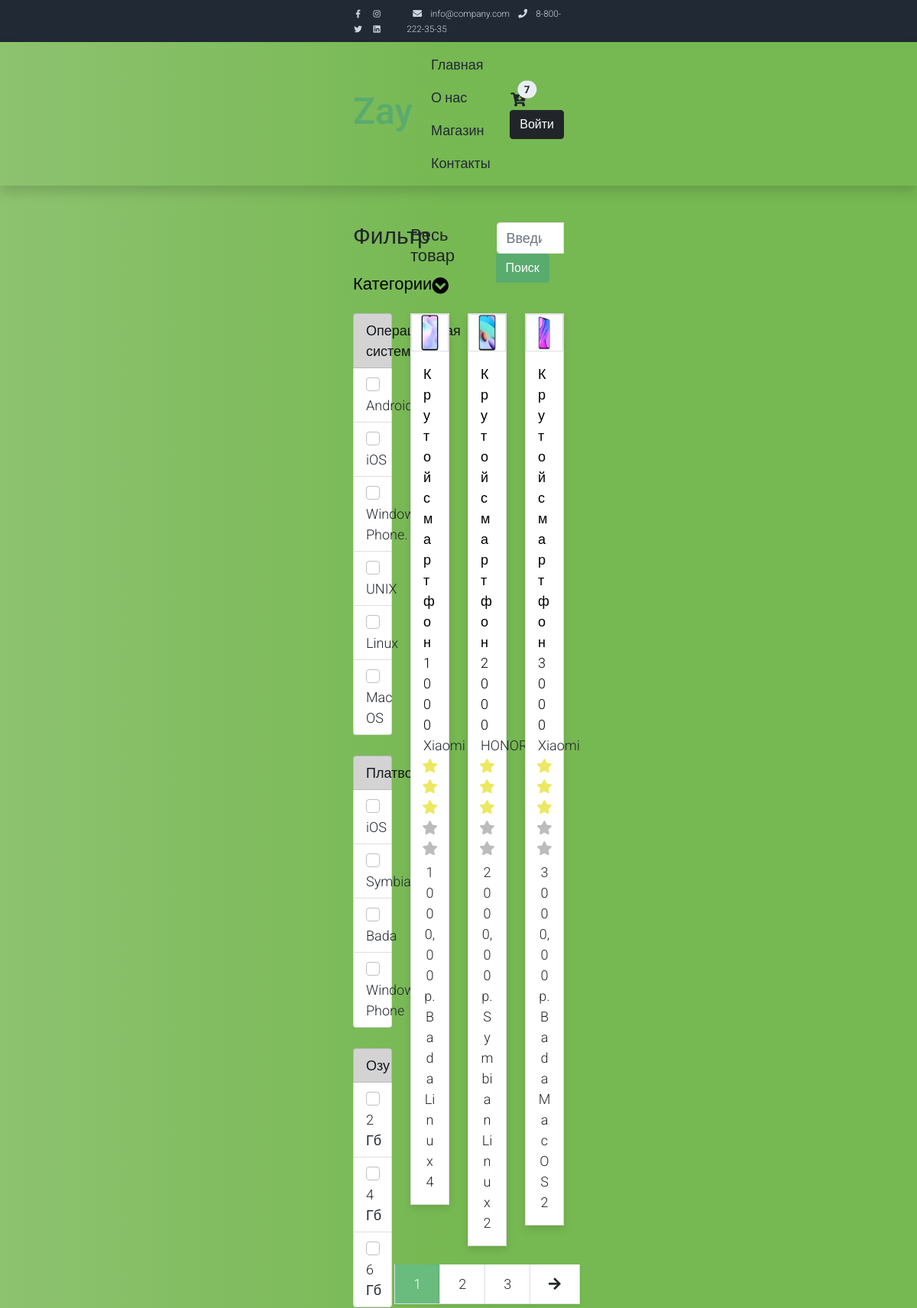
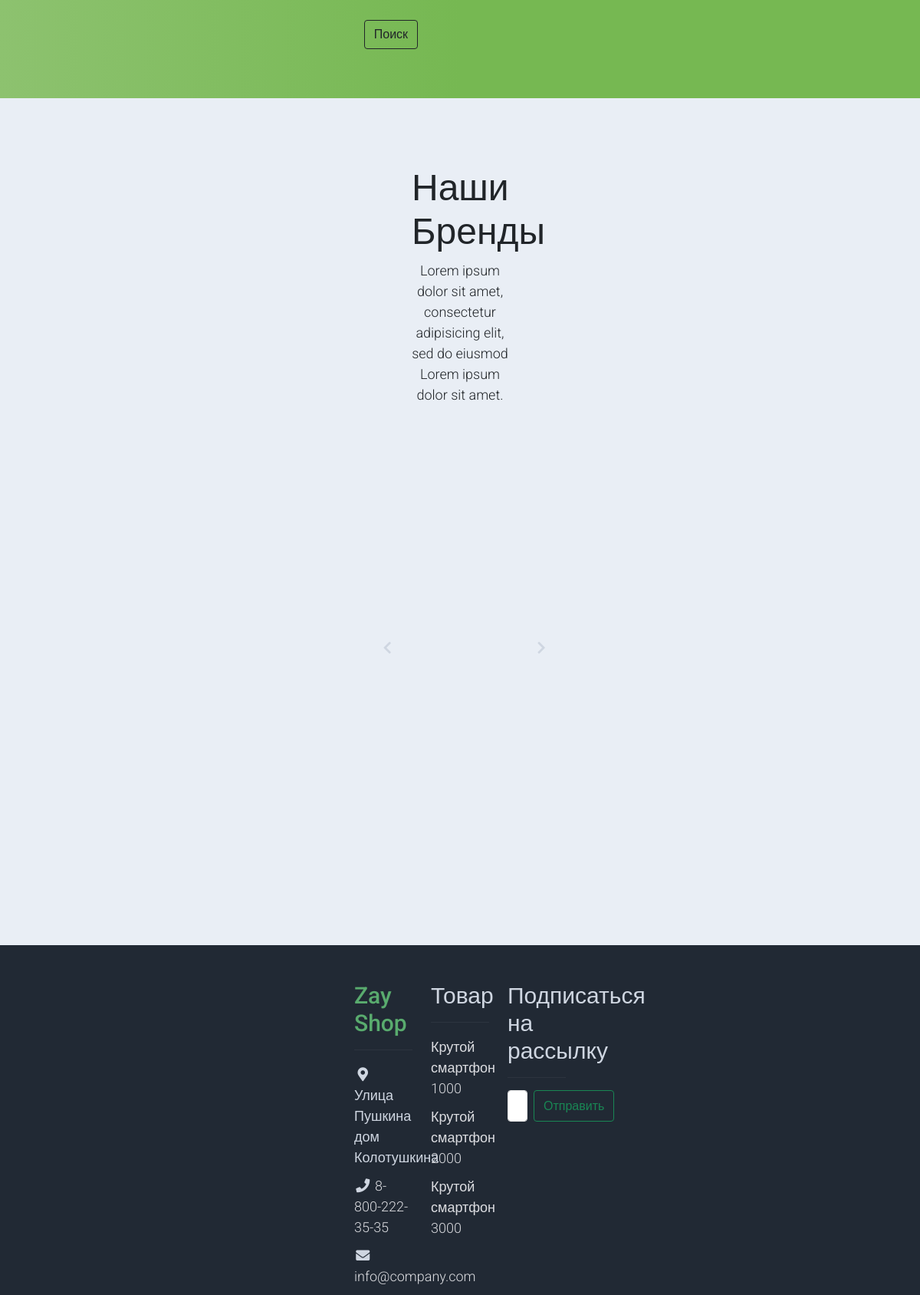
The app's page /shop/ (upper part) with its own data (2 pictures, top to bottom).
### shop/models.py (models this page shows, shortened)
class OperatingSystems(models.Model):
    name = models.CharField('Название', max_length=50)
    def __str__(self):
        return self.name
    class Meta:
        verbose_name = 'Операционная система'
        verbose_name_plural = 'Операционные системы'

class Platform(models.Model):
    name = models.CharField('Название', max_length=50)
    def __str__(self):
        return self.name
    class Meta:
        verbose_name = 'Платформа'
        verbose_name_plural = 'Платформы'

class Ram(models.Model):
    count = models.IntegerField('Оперативная память')
    def __str__(self) -> str:
        return f'{self.count}'
    class Meta:
        verbose_name = 'Озу'
        verbose_name_plural = 'Озу'

class Product(models.Model):
    category = models.ForeignKey(
        Category, related_name='products',
        on_delete=models.CASCADE, verbose_name='Категория'
    )
    name = models.CharField('Название', max_length=200, db_index=True)
    slug = models.SlugField('Юрл', max_length=200, db_index=True)
    image = models.ImageField('Изображение', upload_to='products/%Y/%m/%d')
    description = models.TextField('Описание продукта', blank=True)
    price = models.DecimalField('Цена', max_digits=10, decimal_places=2)
    stock = models.PositiveIntegerField('Остаток продукта')
    available = models.BooleanField('Наличие в ассортименте', default=True)
    created = models.DateTimeField('Дата создания', auto_now_add=True)
    updated = models.DateTimeField('Дата обновления', auto_now=True)
    model = models.CharField('Модель', max_length=100, db_index=True)
    manufacturer = models.ForeignKey(
        Brand, max_length=100,
        default=None,
        verbose_name='Производитель',
        on_delete=models.SET_NULL,
        null=True
    )
    os = models.ManyToManyField(
        OperatingSystems, verbose_name='Операционная система', blank=True
    )
    platform = models.ManyToManyField(
        Platform, verbose_name='Платформа', blank=True
    )
    ram = models.ManyToManyField(Ram, verbose_name='Озу', blank=True)
    def get_absolute_url(self):
        return reverse('post_detail', kwargs={'product_slug': self.slug})
    class Meta:
        verbose_name = 'Продукт'
        verbose_name_plural = 'Продукты'
        ordering = ('name',)
        index_together = (('id', 'slug'),)

class Brand(models.Model):
    name = models.CharField('Название', max_length=100)
    image = models.ImageField(
        'Изображение', upload_to='brand/%Y/%m/%d', blank=True
    )
    class Meta:
        verbose_name = 'Бренд'
        verbose_name_plural = 'Бренд'
    def __str__(self):
        return self.name

### shop/views.py (the view)
# urls.py: path('shop/', views.ProductViev.as_view(), name='shop'),
class ProductViev(DataMixin):
    def get_queryset(self):
        return Product.objects.filter(available=True)

### shop/models.py (called while the page is built)
    def get_absolute_url(self):
        return reverse('category', kwargs={'category_slug': self.slug})

### shop/utils.py (called while the page is built)
    def get_context_data(self, **kwargs):
        context = super().get_context_data(**kwargs)
        context['categories'] = Category.objects.all()
        context['brands'] = Brand.objects.all()
        context['operativ'] = OperatingSystems.objects.all()
        context['platforms'] = Platform.objects.all()
        context['ram'] = Ram.objects.all()
        search_by = self.request.GET.get('query')
        if search_by:
            context['products'] = Product.objects.filter(
                name__icontains=search_by
                )
        return context

### shop/templates/shop/shop.html (shortened to what this page needs)
{% extends 'base.html' %}
    {% block content %}
        <div class="container py-5">
            <div class="row">
                <div class="col-lg-3">
                    <h1 class="h2 pb-4">Фильтр</h1>
                    <ul class="list-unstyled templatemo-accordion">
                        <li class="pb-3">
                            <a class="collapsed d-flex justify-content-between h3 text-decoration-none"
                               href="#">
                                Категории
                                <i class="pull-right fa fa-fw fa-chevron-circle-down mt-1"></i>
                            </a>
                        </li>
                        <form action="{% url 'filter' %}" method='get'>
                            <ul class="list-group">
                                <li class="list-group-item list-group-item-action list-group-item-dark">Операционная система</li>
                                {% for oper in operativ %}
                                <li class="list-group-item">
                                    <input class="form-check-input me-1" type="checkbox" name='operativ' value="{{ oper.id }}">
                                    {{ oper }}
                                </li>
                                {% endfor %}
                            </ul>
                            <br>
                            <ul class="list-group">
                                <li class="list-group-item list-group-item-action list-group-item-dark">Платворма</li>
                                {% for platform in platforms %}
                                <li class="list-group-item">
                                    <input class="form-check-input me-1" type="checkbox" name='platform' value="{{ platform.id }}">
                                    {{ platform }}
                                </li>
                                {% endfor %}
                            </ul>
                            <br>
                            <ul class="list-group">
                                <li class="list-group-item list-group-item-action list-group-item-dark">Озу</li>
                                {% for ra in ram %}
                                <li class="list-group-item">
                                    <input class="form-check-input me-1" type="checkbox" name='ram' value="{{ ra.id }}">
                                    {{ ra }} Гб
                                </li>
                                {% endfor %}
                            </ul>
                            <br>
                            <div class="d-grid gap-2 col-6 mx-auto">
                                <button type="submit" class="btn btn-outline-dark">Поиск</button>
                            </div>
                     </ul>
                </div>
                <div class="col-lg-9">
                    <div class="row">
                        <div class="col-md-6">
                            <ul class="list-inline shop-top-menu pb-3 pt-1">
                                <li class="list-inline-item">
                                    <a class="h3 text-dark text-decoration-none mr-3"
                                       href="{% url 'shop' %}">Весь товар</a>
                                </li>
                            </ul>
                        </div>
                        <div class="col-md-6 pb-4">
                            <form action="" method="get">
                            <div class="d-flex">
                                <div class="input-group mb-3">
                                    <input name="query" type="search" class="form-control" placeholder="Введите название товара" >
                                    <button class="btn btn-success" type="submit" id="button-addon2">Поиск</button>
                                </div>
                            </div>
                        </form>
                        </div>
                    </div>
                    <div class="row">
                        {% for product in products %}
                            <div class="col-md-4">
                                <div class="card mb-4 product-wap rounded-0">
                                    <div class="card rounded-0">
                                        {% if product.image %}
                                        <img class="card-img rounded-0 img-fluid" src="{{ product.image.url }}">
                                        {% endif %}
                                    </div>
                                    <div class="card-body">
                                        <a href="{{ product.get_absolute_url }}" class="h3 text-decoration-none">{{ product.name }}</a>
                                        <ul class="w-100 list-unstyled d-flex justify-content-between mb-0">
                                            <li>{{ product.manufacturer }}</li>
                                        </ul>
                                        <ul class="list-unstyled d-flex justify-content-center mb-1">
                                            <li>
                                                <i class="text-warning fa fa-star"></i>
                                                <i class="text-warning fa fa-star"></i>
                                                <i class="text-warning fa fa-star"></i>
                                                <i class="text-muted fa fa-star"></i>
                                                <i class="text-muted fa fa-star"></i>
                                            </li>
                                        </ul>
                                        <p class="text-center mb-0">
                                            {{ product.price }}p.
                                        </p>
                                        <p class="text-center mb-0">
                                            {{ product.platform.first }}
                                        </p>
                                        <p class="text-center mb-0">
                                            {{ product.os.first }}
                                        </p>
                                        <p class="text-center mb-0">
                                            {{ product.ram.first }}
                                        </p>
                                    </div>
                                </div>
                            </div>
                        {% endfor %}
                    </div>
                    {% if page_obj.has_other_pages %}
                    <nav aria-label="...">
                        <ul class="pagination pagination-lg justify-content-center">
                            {% for p in page_obj.paginator.page_range %}
                                {% if page_obj.number == p %}
                                    <li class="page-item disabled" aria-current="page">
                                        <a class="page-link active rounded-0 mr-3 shadow-sm border-top-0 border-left-0" href="?page={{p}}">{{p}}</a>
                                    </li>
                                {% elif p > page_obj.number|add:-3 and p < page_obj.number|add:3 %}
                                    <li class="page-item">
                                        <a class="page-link rounded-0 mr-3 shadow-sm border-top-0 border-left-0 text-dark" href="?page={{p}}">{{p}}</a>
                                    </li>
                                {% endif %}
                            {% endfor %}
                            {% if page_obj.has_next %}
                            <li class="page-item">
                                <a class="page-link rounded-0 mr-3 shadow-sm border-top-0 border-left-0 text-dark" href="?page={{ page_obj.next_page_number }}"><i class="fa fa-arrow-right" aria-hidden="true"></i>
                                </a>
                            </li>
                            {% endif %}
                        </ul>
                    </nav>
                    {% endif %}
                </div>
            </div>
        </div>
        {% include 'inc/_section.html' %}
    {% endblock %}

### templates/inc/_footer.html (shortened to what this page needs)
<footer class="bg-dark" id="tempaltemo_footer">
    <div class="container">
        <div class="row">
            <div class="col-md-4 pt-5">
                <h2 class="h2 text-success border-bottom pb-3 border-light logo">Zay Shop</h2>
                <ul class="list-unstyled text-light footer-link-list">
                    <li>
                        <i class="fas fa-map-marker-alt fa-fw"></i>
                        Улица Пушкина дом Колотушкина
                    </li>
                    <li>
                        <i class="fa fa-phone fa-fw"></i>
                        <a class="text-decoration-none" href="tel:8-800-222-35-35">8-800-222-35-35</a>
                    </li>
                    <li>
                        <i class="fa fa-envelope fa-fw"></i>
                        <a class="text-decoration-none" href="mailto:info@company.com">info@company.com</a>
                    </li>
                </ul>
            </div>
            <div class="col-md-4 pt-5">
                <h2 class="h2 text-light border-bottom pb-3 border-light">Товар</h2>
                <ul class="list-unstyled text-light footer-link-list">
                    {% for prod in products %}
                    <li><a class="text-decoration-none" href="#">{{ prod.name }}</a></li>
                    {% endfor %}
                </ul>
            </div>
            <div class="col-md-4 pt-5">
            <h2 class="h2 text-light border-bottom pb-3 border-light">Подписаться на рассылку</h2>
                <ul class="list-unstyled text-light footer-link-list">
                    <nav class="navbar navbar-dark bg-dark">
                        <form class="d-flex" action="#">
                            <input class="form-control me-2" type="search" placeholder="Email" aria-label="Search">
                            <button class="btn btn-outline-success" type="submit">Отправить</button>
                        </form>
                    </nav>
                </ul>
            </div>
        </div>
    </div>
</footer>

### shop/static/css/templatemo.css (style rules this page uses)
body, ul, li, p, a, label, input, div { font-family: 'Roboto', sans-serif; font-size: 18px !important; font-weight: 300 !important; }
.h2 { font-family: 'Roboto', sans-serif; font-size: 30px !important; font-weight: 300; }
.h3 { font-family: 'Roboto', sans-serif; font-size: 22px !important; }
.logo { font-weight: 500 !important; }
.text-warning { color: #ede861 !important; }
.text-muted { color: #bcbcbc !important; }
.text-success { color: #59ab6e !important; }
.text-light { color: #cfd6e1 !important; }
.bg-dark { background-color: #212934 !important; }
.btn-success { background-color: #59ab6e !important; border-color: #56ae6c !important; }
.pagination .page-link:hover, .pagination .page-link.active { background-color: #69bb7e; color: #fff; }
.templatemo-accordion a { color: #000; }
.product-wap { box-shadow: 0px 5px 10px 0px rgba(0, 0, 0, 0.10); }
.card.product-wap a { color: #000; }
.form-control { border: 1px solid #e8e8e8; }
#tempaltemo_footer a { color: #dcdde1; }
#tempaltemo_footer ul.footer-link-list li { padding-top: 10px; }
#tempaltemo_footer .border-light { border-color: #2d343f !important; }
.product-wap .h3, .product-wap li, .product-wap i, .product-wap p { font-size: 12px !important; }
@media (min-width: 992px) { .product-wap .h3, .product-wap li, .product-wap i, .product-wap p { font-size: 18px !important; } }

### shop/static/css/custom.css (style rules this page uses)
.container { position: relative; z-index: 1; max-width: 300px; margin: 0 auto; }
.container:before, .container:after { content: ""; display: block; clear: both; }
body { background: #76b852; background: rgb(141,194,111); background: linear-gradient(90deg, rgba(141,194,111,1) 0%, rgba(118,184,82,1) 50%); font-family: "Roboto", sans-serif; -webkit-font-smoothing: antialiased; -moz-osx-font-smoothing: grayscale; }

### records on screen
OperatingSystems: name "Android"
OperatingSystems: name "iOS"
OperatingSystems: name "Windows Phone."
OperatingSystems: name "UNIX"
OperatingSystems: name "Linux"
OperatingSystems: name "Mac OS"
Platform: name "iOS"
Platform: name "Symbian"
Platform: name "Bada"
Platform: name "Windows Phone"
Ram: count "2"
Ram: count "4"
Ram: count "6"
Product: image (picture), name "Крутой смартфон 1000", manufacturer "Xiaomi", price "1000,00", platform.first "Bada", os.first "Linux", ram.first "4"
Product: image (picture), name "Крутой смартфон 2000", manufacturer "HONOR", price "2000,00", platform.first "Symbian", os.first "Linux", ram.first "2"
Product: image (picture), name "Крутой смартфон 3000", manufacturer "Xiaomi", price "3000,00", platform.first "Bada", os.first "Mac OS", ram.first "2"

### other values on screen
{{ p }} "1"
{{ p }} "2" "3"
